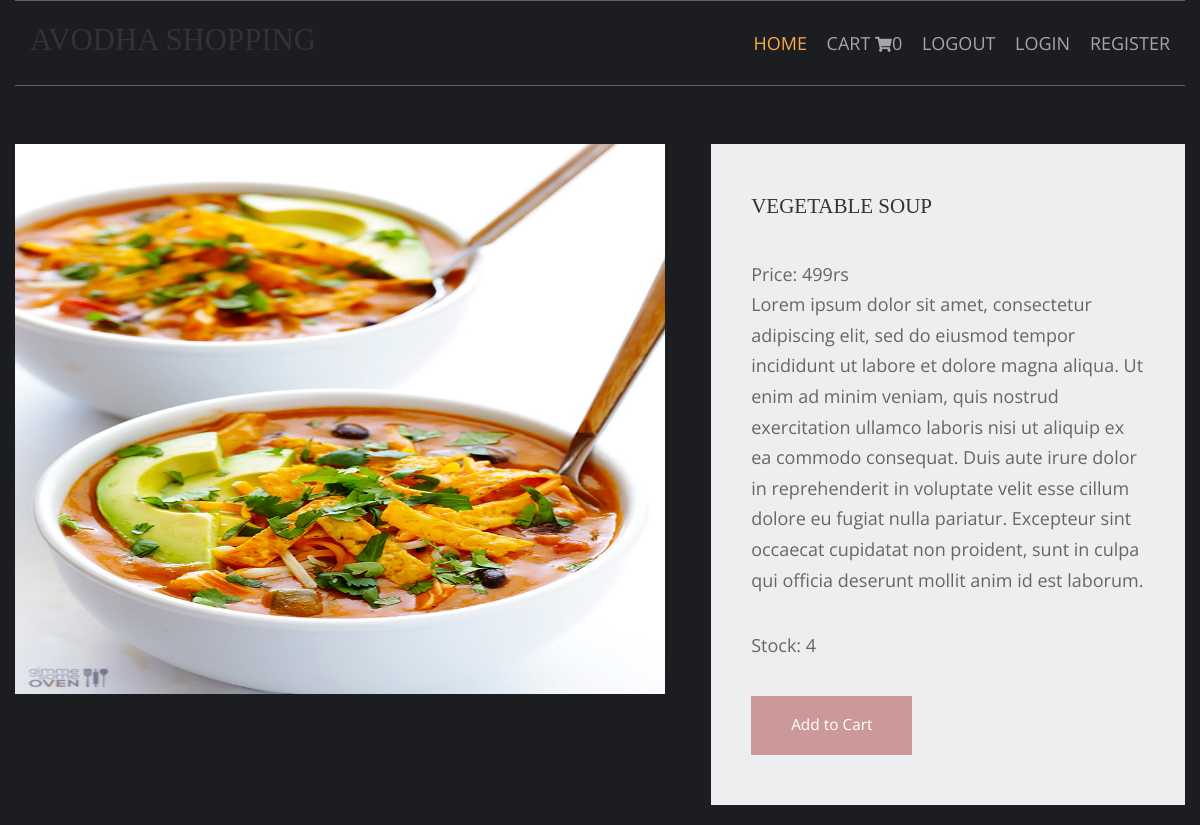
/vegetables-reciepe/vegetable-soup, run on the app's committed database.
### shop/models.py (models this page shows, shortened)
class products(models.Model):
    name=models.CharField(max_length=200,unique=True)
    slug = models.SlugField(max_length=200, unique=True)
    img= models.ImageField(upload_to='product')
    desc= models.TextField()
    stock= models.IntegerField()
    available=models.BooleanField()
    price=models.IntegerField()
    category=models.ForeignKey(categ,on_delete=models.CASCADE)

### shop/views.py (the view)
# urls.py: path('<slug:c_slug>/<slug:product_slug>',views.prodDetails,name='details'),
def prodDetails(request,c_slug,product_slug):
    try:
        prod=products.objects.get(category__slug=c_slug,slug=product_slug)
    except Exception as e:
        raise e
    return render(request,'item.html',{'prod':prod})

### cart/context_processor.py (called while the page is built)
def count(request):
    item_count=0
    if 'admin' in request.path:
        return {}
    else:
        try:
            ct=cartlist.objects.filter(cart_id=c_id(request))
            cti=cartitems.objects.all().filter(cart=ct[:1])
            for c in cti:
                item_count+=c.quantity
        except cartlist.DoesNotExist:
            item_count=0
        return dict(itc=item_count)

### cart/views.py (called while the page is built)
def c_id(request):
    ct_id=request.session.session_key
    if not ct_id:
        ct_id=request.session.create()
    return ct_id

### templates/item.html (shortened to what this page needs)
{% extends 'base.html' %}
{% load static %}
{% block content %}
<!DOCTYPE html>
<html lang="en">
<head>
    <link href="{% static 'pr/fontawesome/css/all.min.css' %}" rel="stylesheet" />
    <link href="{% static 'pr/css/templatemo-comparto.css' %}" rel="stylesheet" />
</head>
<body>
  <br><br>
        <section class="tm-mb-1" id="about">
            <div class="tm-row tm-about-row">
                <div class="tm-section-1-l">
                    <img src="{{prod.img.url}}" alt="About image" style="height:550px;width:650px" class="tm-img-responsive">
                </div>
                <article class="tm-section-1-r tm-bg-color-8">
                    <h2 class="tm-mb-2 tm-title-color">{{prod.name}}</h2>
                    <p>Price: {{prod.price}}rs <br>{{prod.desc}}</p>
                    <p>Stock: {{prod.stock}}</p>
  {% if prod.stock <= 0 %}
  <h1 style="color:red">sorry...no stock left</h1>
                    {% else %}
                    <a href="{% url 'addcart' prod.id %}" class="tm-btn tm-btn-1 tm-link-to-services">Add to Cart</a>
  {% endif %}
                </article>
            </div>
        </section>
</body>
</html>
{% endblock %}

### static/hm/layout/styles/layout.css (style rules this page uses)
*, *::before, *::after { transition:all .3s ease-in-out; }
body { color:#A5A6AA; background-color:#1C1D21; }
a { color:#FBAB45; }

### static/pr/css/templatemo-comparto.css (style rules this page uses)
*, *::before, *::after { box-sizing: border-box; outline: none; }
ul, h1, h2, h3, h4, p, figure { padding: 0; margin: 0; }
body { font-family: 'Open Sans', Arial, sans-serif; font-size: 18px; overflow-x: hidden; padding-left: 15px; padding-right: 15px; margin: 0; }
h2 { font-size: 1.5rem; }
a { transition: all 0.3s ease; text-decoration: none; }
p { color: #666; line-height: 1.7; margin-bottom: 35px; }
h1, h2, h3, h4, h5, h6 { color: #333; }
.tm-mb-1 { margin-bottom: 20px; }
.tm-mb-2 { margin-bottom: 40px; }
.tm-bg-color-8 { background-color: #EDEEEF; }
.tm-img-responsive { max-width: 100%; height: auto; }
.tm-section-1-l { width: 57.85%; margin-right: 1.65%; }
.tm-section-1-r { padding: 50px 40px; width: 40.5%; }
.tm-row { display: flex; }
.tm-btn { display: inline-block; padding: 15px 40px; font-size: 1.1rem; border: none; background-color: #CC9999; color: white; }
a { color: #666; }

### static/hm/layout/styles/framework.css (style rules this page uses)
html { overflow-y:scroll; overflow-x:hidden; }
html, body { margin:0; padding:0; font-size:14px; line-height:1.6em; }
*, *::before, *::after { box-sizing:border-box; }
a { outline:none; text-decoration:none; }
img { width:auto; max-width:100%; height:auto; margin:0; padding:0; border:none; line-height:normal; vertical-align:middle; }
body, input, textarea, select { font-family:Verdana, Geneva, sans-serif; }
h1, h2, h3, h4, h5, h6, .heading { font-family:Georgia, "Times New Roman", Times, serif; }
::placeholder { opacity:1; }
h1, h2, h3, h4, h5, h6, .heading { margin:0 0 20px 0; font-size:1.4rem; line-height:normal; font-weight:normal; text-transform:uppercase; }
address, article, aside, figcaption, figure, footer, header, main, nav, section { display:block; margin:0; padding:0; }

### data on the page
products: img (picture), name "VEGETABLE SOUP", price "499", desc "Lorem ipsum dolor sit amet, consectetur adipiscing elit, sed do eiusmod tempor incididunt ut labore et dolore magna aliqua. Ut enim ad minim veniam, quis nostrud exercitation ullamco laboris nisi ut aliquip ex ea commodo consequat. Duis aute irure dolor in reprehenderit in voluptate velit esse cillum dolore eu fugiat nulla pariatur. Excepteur sint occaecat cupidatat non proident, sunt in culpa qui officia deserunt mollit anim id est laborum.", stock "4"

### other printed values
{{ itc }} "0"
